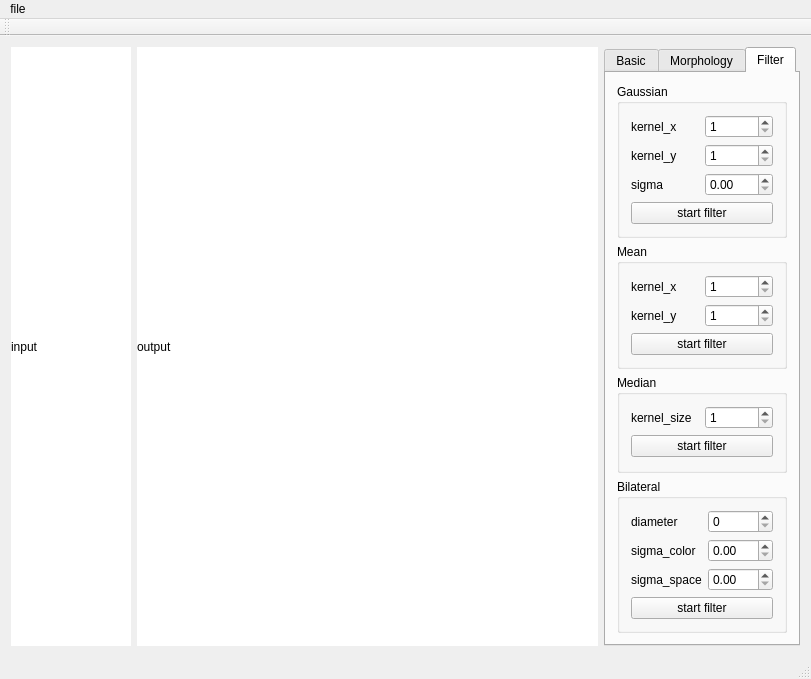
<?xml version="1.0" encoding="UTF-8"?>
<ui version="4.0">
 <class>MainWindow</class>
 <widget class="QMainWindow" name="MainWindow">
  <property name="geometry">
   <rect>
    <x>0</x>
    <y>0</y>
    <width>811</width>
    <height>638</height>
   </rect>
  </property>
  <property name="windowTitle">
   <string>MainWindow</string>
  </property>
  <widget class="QWidget" name="centralWidget">
   <layout class="QGridLayout" name="gridLayout_3">
    <item row="0" column="1">
     <widget class="QLabel" name="output_img">
      <property name="sizePolicy">
       <sizepolicy hsizetype="Expanding" vsizetype="Preferred">
        <horstretch>0</horstretch>
        <verstretch>0</verstretch>
       </sizepolicy>
      </property>
      <property name="styleSheet">
       <string notr="true">background-color: white;</string>
      </property>
      <property name="text">
       <string>output</string>
      </property>
     </widget>
    </item>
    <item row="0" column="0">
     <widget class="QLabel" name="input_img">
      <property name="sizePolicy">
       <sizepolicy hsizetype="Fixed" vsizetype="Preferred">
        <horstretch>0</horstretch>
        <verstretch>0</verstretch>
       </sizepolicy>
      </property>
      <property name="minimumSize">
       <size>
        <width>120</width>
        <height>0</height>
       </size>
      </property>
      <property name="autoFillBackground">
       <bool>false</bool>
      </property>
      <property name="styleSheet">
       <string notr="true">background-color: white;</string>
      </property>
      <property name="text">
       <string>input</string>
      </property>
     </widget>
    </item>
    <item row="0" column="2">
     <widget class="QTabWidget" name="tabWidget">
      <property name="sizePolicy">
       <sizepolicy hsizetype="Fixed" vsizetype="Expanding">
        <horstretch>0</horstretch>
        <verstretch>0</verstretch>
       </sizepolicy>
      </property>
      <property name="currentIndex">
       <number>2</number>
      </property>
      <widget class="QWidget" name="tab_2">
       <property name="sizePolicy">
        <sizepolicy hsizetype="Preferred" vsizetype="Preferred">
         <horstretch>0</horstretch>
         <verstretch>0</verstretch>
        </sizepolicy>
       </property>
       <attribute name="title">
        <string>Basic</string>
       </attribute>
       <layout class="QVBoxLayout" name="verticalLayout">
        <item alignment="Qt::AlignTop">
         <widget class="QPushButton" name="pushButton_3">
          <property name="text">
           <string>show histogram</string>
          </property>
         </widget>
        </item>
        <item alignment="Qt::AlignTop">
         <widget class="QPushButton" name="pushButton_4">
          <property name="text">
           <string>show gray img</string>
          </property>
         </widget>
        </item>
       </layout>
      </widget>
      <widget class="QWidget" name="tab">
       <attribute name="title">
        <string>Morphology</string>
       </attribute>
       <layout class="QFormLayout" name="formLayout">
        <item row="0" column="0" colspan="2">
         <widget class="QGroupBox" name="groupBox">
          <property name="sizePolicy">
           <sizepolicy hsizetype="Expanding" vsizetype="Preferred">
            <horstretch>0</horstretch>
            <verstretch>0</verstretch>
           </sizepolicy>
          </property>
          <property name="title">
           <string>dilate</string>
          </property>
          <layout class="QGridLayout" name="gridLayout">
           <item row="0" column="0">
            <widget class="QLabel" name="label">
             <property name="text">
              <string>iteration</string>
             </property>
            </widget>
           </item>
           <item row="0" column="1">
            <widget class="QSpinBox" name="in_dilate_0_iteration"/>
           </item>
           <item row="1" column="0">
            <widget class="QLabel" name="label_2">
             <property name="text">
              <string>kernel_size</string>
             </property>
            </widget>
           </item>
           <item row="1" column="1">
            <widget class="QSpinBox" name="in_dilate_1_kernel_size"/>
           </item>
           <item row="2" column="0" colspan="2">
            <widget class="QPushButton" name="pushButton">
             <property name="text">
              <string>dilate</string>
             </property>
            </widget>
           </item>
          </layout>
         </widget>
        </item>
        <item row="1" column="0" colspan="2">
         <widget class="QGroupBox" name="groupBox_2">
          <property name="sizePolicy">
           <sizepolicy hsizetype="Expanding" vsizetype="Preferred">
            <horstretch>0</horstretch>
            <verstretch>0</verstretch>
           </sizepolicy>
          </property>
          <property name="title">
           <string>erode</string>
          </property>
          <layout class="QGridLayout" name="gridLayout_2">
           <item row="1" column="1">
            <widget class="QSpinBox" name="in_erode_1_kernel_size"/>
           </item>
           <item row="0" column="0">
            <widget class="QLabel" name="label_5">
             <property name="text">
              <string>iteration</string>
             </property>
            </widget>
           </item>
           <item row="1" column="0">
            <widget class="QLabel" name="label_6">
             <property name="text">
              <string>kernel_size</string>
             </property>
            </widget>
           </item>
           <item row="0" column="1">
            <widget class="QSpinBox" name="in_erode_0_iteration"/>
           </item>
           <item row="2" column="0" colspan="2">
            <widget class="QPushButton" name="pushButton_2">
             <property name="text">
              <string>erode</string>
             </property>
            </widget>
           </item>
          </layout>
         </widget>
        </item>
       </layout>
      </widget>
      <widget class="QWidget" name="tab_3">
       <attribute name="title">
        <string>Filter</string>
       </attribute>
       <layout class="QVBoxLayout" name="verticalLayout_2">
        <item>
         <widget class="QGroupBox" name="groupBox_3">
          <property name="title">
           <string>Gaussian</string>
          </property>
          <layout class="QGridLayout" name="gridLayout_4">
           <item row="0" column="0">
            <widget class="QLabel" name="label_4">
             <property name="text">
              <string>kernel_x</string>
             </property>
            </widget>
           </item>
           <item row="0" column="1">
            <widget class="QSpinBox" name="in_gaussian_filter_0">
             <property name="minimum">
              <number>1</number>
             </property>
             <property name="maximum">
              <number>9999</number>
             </property>
             <property name="singleStep">
              <number>2</number>
             </property>
            </widget>
           </item>
           <item row="1" column="0">
            <widget class="QLabel" name="label_7">
             <property name="text">
              <string>kernel_y</string>
             </property>
            </widget>
           </item>
           <item row="1" column="1">
            <widget class="QSpinBox" name="in_gaussian_filter_1">
             <property name="minimum">
              <number>1</number>
             </property>
             <property name="maximum">
              <number>9999</number>
             </property>
             <property name="singleStep">
              <number>2</number>
             </property>
            </widget>
           </item>
           <item row="2" column="0">
            <widget class="QLabel" name="label_8">
             <property name="text">
              <string>sigma</string>
             </property>
            </widget>
           </item>
           <item row="2" column="1">
            <widget class="QDoubleSpinBox" name="in_gaussian_filter_2"/>
           </item>
           <item row="3" column="0" colspan="2">
            <widget class="QPushButton" name="pushButton_5">
             <property name="text">
              <string>start filter</string>
             </property>
            </widget>
           </item>
          </layout>
         </widget>
        </item>
        <item alignment="Qt::AlignTop">
         <widget class="QGroupBox" name="groupBox_4">
          <property name="title">
           <string>Mean</string>
          </property>
          <layout class="QGridLayout" name="gridLayout_5">
           <item row="0" column="0">
            <widget class="QLabel" name="label_9">
             <property name="text">
              <string>kernel_x</string>
             </property>
            </widget>
           </item>
           <item row="0" column="1">
            <widget class="QSpinBox" name="in_mean_filter_0">
             <property name="minimum">
              <number>1</number>
             </property>
             <property name="maximum">
              <number>9999</number>
             </property>
            </widget>
           </item>
           <item row="1" column="0">
            <widget class="QLabel" name="label_10">
             <property name="text">
              <string>kernel_y</string>
             </property>
            </widget>
           </item>
           <item row="1" column="1">
            <widget class="QSpinBox" name="in_mean_filter_1">
             <property name="minimum">
              <number>1</number>
             </property>
             <property name="maximum">
              <number>9999</number>
             </property>
            </widget>
           </item>
           <item row="2" column="0" colspan="2">
            <widget class="QPushButton" name="pushButton_6">
             <property name="text">
              <string>start filter</string>
             </property>
            </widget>
           </item>
          </layout>
         </widget>
        </item>
        <item>
         <widget class="QGroupBox" name="groupBox_5">
          <property name="title">
           <string>Median</string>
          </property>
          <layout class="QGridLayout" name="gridLayout_6">
           <item row="0" column="0">
            <widget class="QLabel" name="label_11">
             <property name="text">
              <string>kernel_size</string>
             </property>
            </widget>
           </item>
           <item row="0" column="1">
            <widget class="QSpinBox" name="in_median_filter_0">
             <property name="minimum">
              <number>1</number>
             </property>
             <property name="maximum">
              <number>9999</number>
             </property>
             <property name="singleStep">
              <number>2</number>
             </property>
            </widget>
           </item>
           <item row="1" column="0" colspan="2">
            <widget class="QPushButton" name="pushButton_7">
             <property name="text">
              <string>start filter</string>
             </property>
            </widget>
           </item>
          </layout>
         </widget>
        </item>
        <item>
         <widget class="QGroupBox" name="groupBox_6">
          <property name="title">
           <string>Bilateral</string>
          </property>
          <layout class="QGridLayout" name="gridLayout_7">
           <item row="0" column="0">
            <widget class="QLabel" name="label_12">
             <property name="text">
              <string>diameter</string>
             </property>
            </widget>
           </item>
           <item row="0" column="1">
            <widget class="QSpinBox" name="in_bilateral_filter_0"/>
           </item>
           <item row="1" column="0">
            <widget class="QLabel" name="label_13">
             <property name="text">
              <string>sigma_color</string>
             </property>
            </widget>
           </item>
           <item row="1" column="1">
            <widget class="QDoubleSpinBox" name="in_bilateral_filter_1"/>
           </item>
           <item row="2" column="0">
            <widget class="QLabel" name="label_14">
             <property name="text">
              <string>sigma_space</string>
             </property>
            </widget>
           </item>
           <item row="2" column="1">
            <widget class="QDoubleSpinBox" name="in_bilateral_filter_2"/>
           </item>
           <item row="3" column="0" colspan="2">
            <widget class="QPushButton" name="pushButton_8">
             <property name="text">
              <string>start filter</string>
             </property>
            </widget>
           </item>
          </layout>
         </widget>
        </item>
       </layout>
      </widget>
     </widget>
    </item>
   </layout>
  </widget>
  <widget class="QMenuBar" name="menuBar">
   <property name="geometry">
    <rect>
     <x>0</x>
     <y>0</y>
     <width>811</width>
     <height>22</height>
    </rect>
   </property>
   <property name="defaultUp">
    <bool>false</bool>
   </property>
   <property name="nativeMenuBar">
    <bool>false</bool>
   </property>
   <widget class="QMenu" name="menuopen">
    <property name="title">
     <string>file</string>
    </property>
    <addaction name="actionopen_file"/>
    <addaction name="actionsave_file"/>
   </widget>
   <addaction name="menuopen"/>
  </widget>
  <widget class="QStatusBar" name="statusBar"/>
  <widget class="QToolBar" name="toolBar">
   <property name="windowTitle">
    <string>toolBar</string>
   </property>
   <attribute name="toolBarArea">
    <enum>TopToolBarArea</enum>
   </attribute>
   <attribute name="toolBarBreak">
    <bool>false</bool>
   </attribute>
  </widget>
  <action name="actionopen_file">
   <property name="text">
    <string>open file</string>
   </property>
  </action>
  <action name="actionsave_file">
   <property name="text">
    <string>save file</string>
   </property>
  </action>
 </widget>
 <layoutdefault spacing="6" margin="11"/>
 <resources/>
 <connections/>
</ui>
